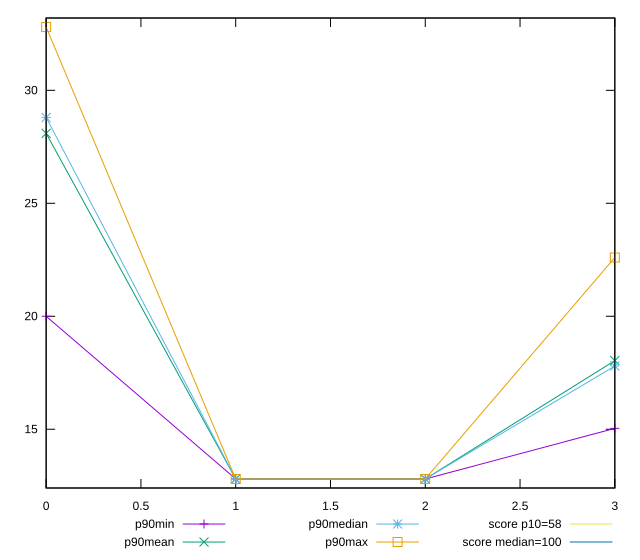

Here is the gnuplot script that generated this plot:
reset

$p90Min <<EOF
0 20
1 12.8
2 12.8
3 15.040000000000001
EOF

$p90Mean <<EOF
0 28.09574468085106
1 12.799999999999976
2 12.799999999999976
3 18.038723404255318
EOF

$p90Median <<EOF
0 28.8
1 12.8
2 12.8
3 17.8
EOF

$p90Max <<EOF
0 32.800000000000004
1 12.8
2 12.8
3 22.6
EOF

set key outside below
set xrange [0:3]
set yrange [12.399999999999975:33.2]
set trange [12.399999999999975:33.2]
set terminal svg size 640, 560 enhanced background rgb 'white'
set output "reports/report_00030_2021-02-24T20-42-31.540Z/estimated-input-latency/progression/value.svg"

plot $p90Min title "p90min" with linespoints, \
     $p90Mean title "p90mean" with linespoints, \
     $p90Median title "p90median" with linespoints, \
     $p90Max title "p90max" with linespoints, \
     58 title "score p10=58", \
     100 title "score median=100"

reset
